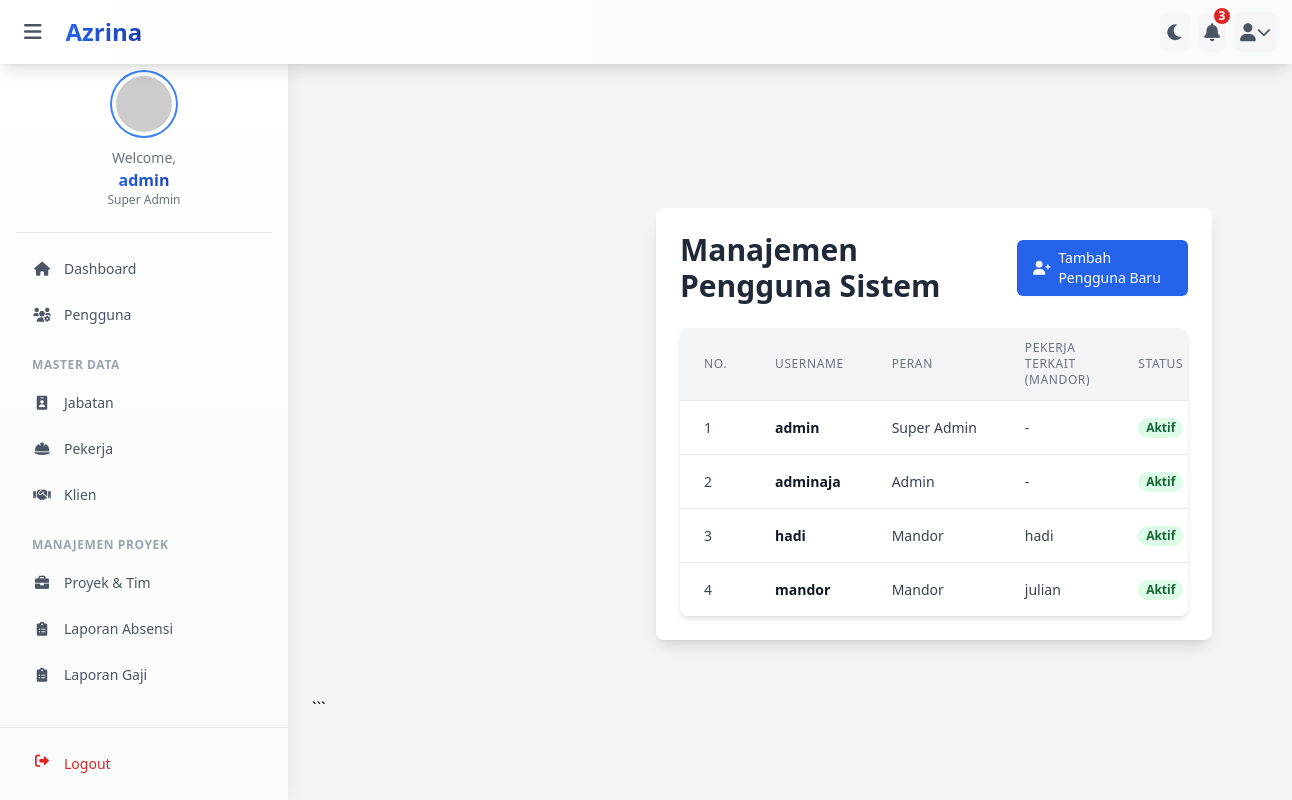
/users/index.php (signed in), run on the app's committed database.
### tables this page shows
CREATE TABLE `users` (
  `id_user` int(11) NOT NULL,
  `username` varchar(50) NOT NULL,
  `password` varchar(255) NOT NULL,
  `role` enum('super_admin','admin','mandor') NOT NULL,
  `id_pekerja_ref` int(11) DEFAULT NULL COMMENT 'FK ke id_pekerja jika role mandor, null jika admin/super_admin',
  `is_active` tinyint(1) NOT NULL DEFAULT 1,
  `last_login` timestamp NOT NULL DEFAULT current_timestamp() ON UPDATE current_timestamp()
);

CREATE TABLE `pekerja` (
  `id_pekerja` int(11) NOT NULL,
  `namapekerja` varchar(100) NOT NULL,
  `id_jabatan` int(11) NOT NULL,
  `no_hp` varchar(20) DEFAULT NULL,
  `no_rek` varchar(30) DEFAULT NULL,
  `is_active` tinyint(1) NOT NULL DEFAULT 1
);

### users/index.php (the view, shortened to what this page needs)
<?php
require_once '../config.php';
$query_users = "SELECT
                    users.id_user, users.username, users.role, users.is_active,
                    pekerja.namapekerja AS nama_pekerja_terkait
                FROM users
                LEFT JOIN pekerja ON users.id_pekerja_ref = pekerja.id_pekerja
                ORDER BY users.username ASC";
$result_users = mysqli_query($koneksi, $query_users);
require_once '../includes/header.php';
require_once '../includes/sidebar_super_admin.php';
?>
<main class="content-wrapper mt-16 md:ml-72">
    <div class="max-w-full mx-auto p-4 sm:p-6 lg:p-8">
        <div class="bg-white dark:bg-gray-800 rounded-lg shadow-lg p-6">
            <div class="flex flex-col sm:flex-row justify-between items-start sm:items-center mb-6">
                <h1 class="text-2xl sm:text-3xl font-bold text-gray-800 dark:text-white">
                    Manajemen Pengguna Sistem
                </h1>
                <a href="<?php echo BASE_URL; ?>users/tambah.php"
                   class="mt-3 sm:mt-0 inline-flex items-center px-4 py-2 bg-blue-600 hover:bg-blue-700 text-white text-sm font-medium rounded-md shadow-sm transition duration-150 ease-in-out">
                    <i class="fas fa-user-plus fa-fw mr-2"></i>
                    Tambah Pengguna Baru
                </a>
            </div>
            <div class="overflow-x-auto shadow-md rounded-lg">
                <table class="min-w-full divide-y divide-gray-200 dark:divide-gray-700">
                    <thead class="bg-gray-100 dark:bg-gray-700">
                        <tr>
                            <th scope="col" class="px-6 py-3 text-left text-xs font-medium text-gray-500 dark:text-gray-300 uppercase tracking-wider">No.</th>
                            <th scope="col" class="px-6 py-3 text-left text-xs font-medium text-gray-500 dark:text-gray-300 uppercase tracking-wider">Username</th>
                            <th scope="col" class="px-6 py-3 text-left text-xs font-medium text-gray-500 dark:text-gray-300 uppercase tracking-wider">Peran</th>
                            <th scope="col" class="px-6 py-3 text-left text-xs font-medium text-gray-500 dark:text-gray-300 uppercase tracking-wider">Pekerja Terkait (Mandor)</th>
                            <th scope="col" class="px-6 py-3 text-center text-xs font-medium text-gray-500 dark:text-gray-300 uppercase tracking-wider">Status</th>
                        </tr>
                    </thead>
                    <tbody class="bg-white dark:bg-gray-800 divide-y divide-gray-200 dark:divide-gray-700">
                        <?php if ($result_users && mysqli_num_rows($result_users) > 0) : ?>
                            <?php $nomor = 1; ?>
                            <?php while ($user = mysqli_fetch_assoc($result_users)) : ?>
                                <tr class="hover:bg-gray-50 dark:hover:bg-gray-600/50 transition-colors duration-150">
                                    <td class="px-6 py-4 whitespace-nowrap text-sm text-gray-700 dark:text-gray-200"><?php echo $nomor++; ?></td>
                                    <td class="px-6 py-4 whitespace-nowrap text-sm font-semibold text-gray-900 dark:text-white"><?php echo htmlspecialchars($user['username']); ?></td>
                                    <td class="px-6 py-4 whitespace-nowrap text-sm text-gray-700 dark:text-gray-200"><?php echo htmlspecialchars(ucwords(str_replace('_', ' ', $user['role']))); ?></td>
                                    <td class="px-6 py-4 whitespace-nowrap text-sm text-gray-700 dark:text-gray-200"><?php echo $user['nama_pekerja_terkait'] ? htmlspecialchars($user['nama_pekerja_terkait']) : '-'; ?></td>
                                    <td class="px-6 py-4 whitespace-nowrap text-sm text-center">
                                        <?php if ($user['is_active'] == 1) : ?>
                                            <span class="px-2 inline-flex text-xs leading-5 font-semibold rounded-full bg-green-100 text-green-800 dark:bg-green-700 dark:text-green-100">Aktif</span>
                                        <?php else : ?>
                                            <span class="px-2 inline-flex text-xs leading-5 font-semibold rounded-full bg-red-100 text-red-800 dark:bg-red-700 dark:text-red-100">Tidak Aktif</span>
                                        <?php endif; ?>
                                    </td>
                                </tr>
                            <?php endwhile; ?>
                        <?php endif; ?>
                    </tbody>
                </table>
            </div>
        </div>
    </main>
    ```

### assets/css/style.css (style rules this page uses)
* { margin: 0; padding: 0; box-sizing: border-box; }
body { transition: padding-left 0.3s ease-in-out; }
.content-wrapper { transition: margin-left 0.3s ease-in-out; margin-top: 4rem; padding: 1.5rem; }
@media (min-width: 768px) { .content-wrapper { margin-left: 18rem; } }

### includes/header.php (style rules this page uses)
body { transition: background-color 0.5s ease-in-out; }
* { transition: background-color 0.3s ease-in-out, border-color 0.3s ease-in-out, color 0.3s ease-in-out; }

### data on the page
users: username "admin", role "Super Admin", is_active "Aktif"
users: username "adminaja", role "Admin", is_active "Aktif"
users: username "hadi", role "Mandor", id_pekerja_ref.namapekerja "hadi", is_active "Aktif"
users: username "mandor", role "Mandor", id_pekerja_ref.namapekerja "julian", is_active "Aktif"

### other printed values
str_replace('_', ' ', $_SESSION['role']) "Super Admin"
